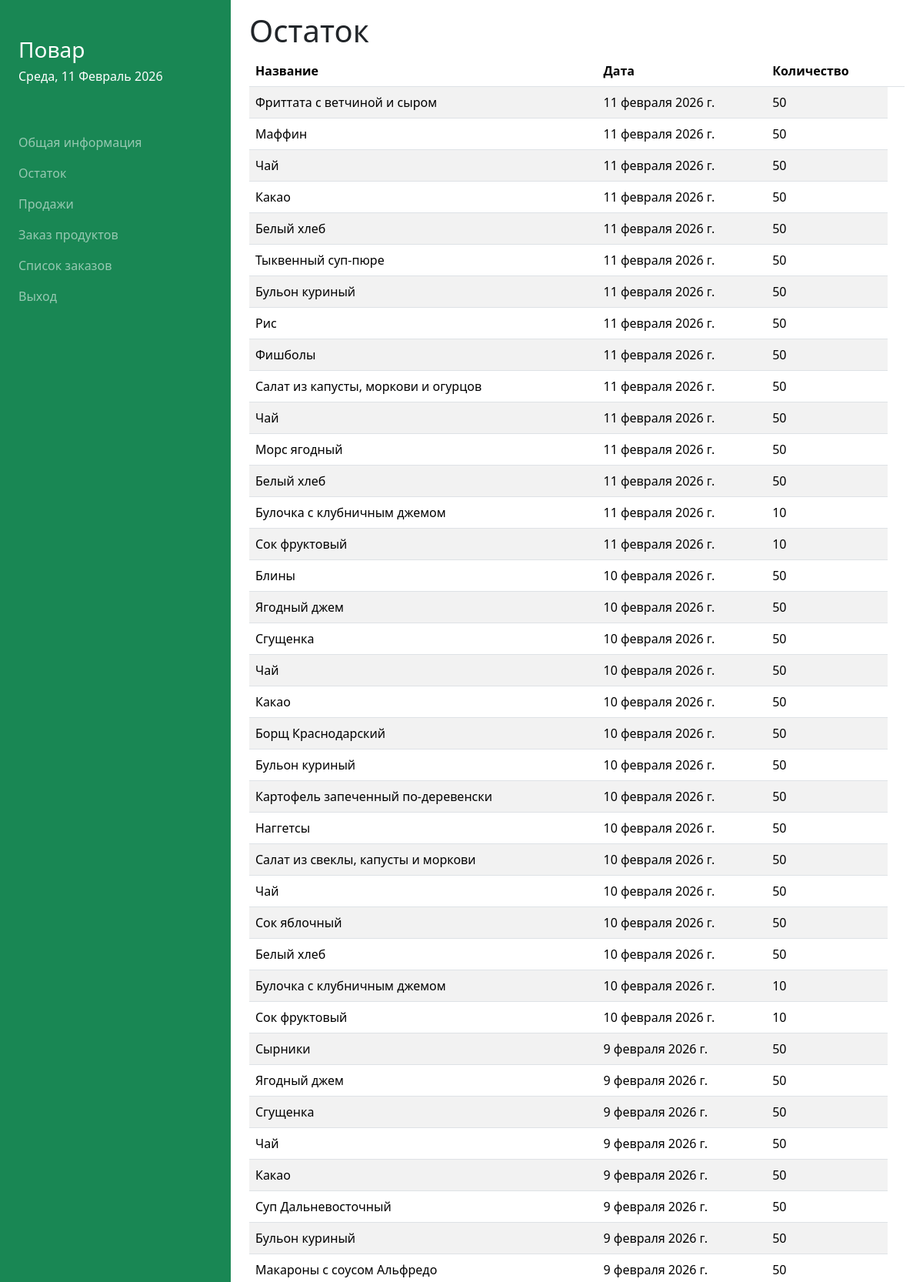
Screenshot of /chef/list/ (signed in, upper part) with the database file from the repository.
### menu/models.py (models this page shows, shortened)
class Menu(models.Model):
    date = models.DateField()
    count = models.IntegerField()
    dish_id = models.ForeignKey(Dish, on_delete=models.CASCADE)
    meals = models.CharField(
        max_length=20,
        choices=MEAL_CHOICES,
        default='breakfast'
    )

class Dish(models.Model):
    name = models.CharField(max_length=255)
    type = models.IntegerField(
        choices=DISH_TYPE,
        default=0
    )
    meals = models.CharField(
        max_length=20,
        choices=MEAL_CHOICES,
        default='breakfast'
    )
    ingredients = models.CharField(max_length=255)
    picture = models.ImageField(default='/static/img/default.png', upload_to='static/img/')
    def __str__(self):
        return f"{self.name}"

### chef/views.py (the view)
# urls.py: path('list/', views.list),
@login_required(login_url='/login/')
def list(request):
    data["title"] = links['dish'].get('name')
    menu = Menu.objects.all().order_by('-date')
    data["menu"] = menu
    return render(request, 'list.html', data)

### chef/templates/list.html
{% extends 'chef.html' %}
{% block content %}
<table class="table table-hover table-striped">
        <thead>
          <tr>
            <th>Название</th>
            <th>Дата</th>
            <th>Количество</th>
              <th></th>
          </tr>
        </thead>
    {% for m in menu %}
        <tr>
            <td>{{ m.dish_id }}</td>
            <td>{{ m.date }}</td>
            <td>{{ m.count }}</td>
        </tr>
    {% endfor %}
    </table>
{% endblock %}

### rows the page displays
Menu: dish_id "Фриттата с ветчиной и сыром", date "11 февраля 2026 г.", count "50"
Menu: dish_id "Маффин", date "11 февраля 2026 г.", count "50"
Menu: dish_id "Чай", date "11 февраля 2026 г.", count "50"
Menu: dish_id "Какао", date "11 февраля 2026 г.", count "50"
Menu: dish_id "Белый хлеб", date "11 февраля 2026 г.", count "50"
Menu: dish_id "Тыквенный суп-пюре", date "11 февраля 2026 г.", count "50"
Menu: dish_id "Бульон куриный", date "11 февраля 2026 г.", count "50"
Menu: dish_id "Рис", date "11 февраля 2026 г.", count "50"
Menu: dish_id "Фишболы", date "11 февраля 2026 г.", count "50"
Menu: dish_id "Салат из капусты, моркови и огурцов", date "11 февраля 2026 г.", count "50"
Menu: dish_id "Чай", date "11 февраля 2026 г.", count "50"
Menu: dish_id "Морс ягодный", date "11 февраля 2026 г.", count "50"
Menu: dish_id "Белый хлеб", date "11 февраля 2026 г.", count "50"
Menu: dish_id "Булочка с клубничным джемом", date "11 февраля 2026 г.", count "10"
Menu: dish_id "Сок фруктовый", date "11 февраля 2026 г.", count "10"
Menu: dish_id "Блины", date "10 февраля 2026 г.", count "50"
Menu: dish_id "Ягодный джем", date "10 февраля 2026 г.", count "50"
Menu: dish_id "Сгущенка", date "10 февраля 2026 г.", count "50"
Menu: dish_id "Чай", date "10 февраля 2026 г.", count "50"
Menu: dish_id "Какао", date "10 февраля 2026 г.", count "50"
Menu: dish_id "Борщ Краснодарский", date "10 февраля 2026 г.", count "50"
Menu: dish_id "Бульон куриный", date "10 февраля 2026 г.", count "50"
Menu: dish_id "Картофель запеченный по-деревенски", date "10 февраля 2026 г.", count "50"
Menu: dish_id "Наггетсы", date "10 февраля 2026 г.", count "50"
Menu: dish_id "Салат из свеклы, капусты и моркови", date "10 февраля 2026 г.", count "50"
Menu: dish_id "Чай", date "10 февраля 2026 г.", count "50"
Menu: dish_id "Сок яблочный", date "10 февраля 2026 г.", count "50"
Menu: dish_id "Белый хлеб", date "10 февраля 2026 г.", count "50"
Menu: dish_id "Булочка с клубничным джемом", date "10 февраля 2026 г.", count "10"
Menu: dish_id "Сок фруктовый", date "10 февраля 2026 г.", count "10"
Menu: dish_id "Сырники", date "9 февраля 2026 г.", count "50"
Menu: dish_id "Ягодный джем", date "9 февраля 2026 г.", count "50"
Menu: dish_id "Сгущенка", date "9 февраля 2026 г.", count "50"
Menu: dish_id "Чай", date "9 февраля 2026 г.", count "50"
Menu: dish_id "Какао", date "9 февраля 2026 г.", count "50"
Menu: dish_id "Суп Дальневосточный", date "9 февраля 2026 г.", count "50"
Menu: dish_id "Бульон куриный", date "9 февраля 2026 г.", count "50"
Menu: dish_id "Макароны с соусом Альфредо", date "9 февраля 2026 г.", count "50"

### other values shown
{{ welcome }} "Повар"
{{ current_date|date:"l, j F Y" }} "Среда, 11 Февраль 2026"
{{ value.name }} "Общая информация" "Остаток" "Продажи" "Заказ продуктов" "Список заказов" "Выход"
{{ title }} "Остаток"
